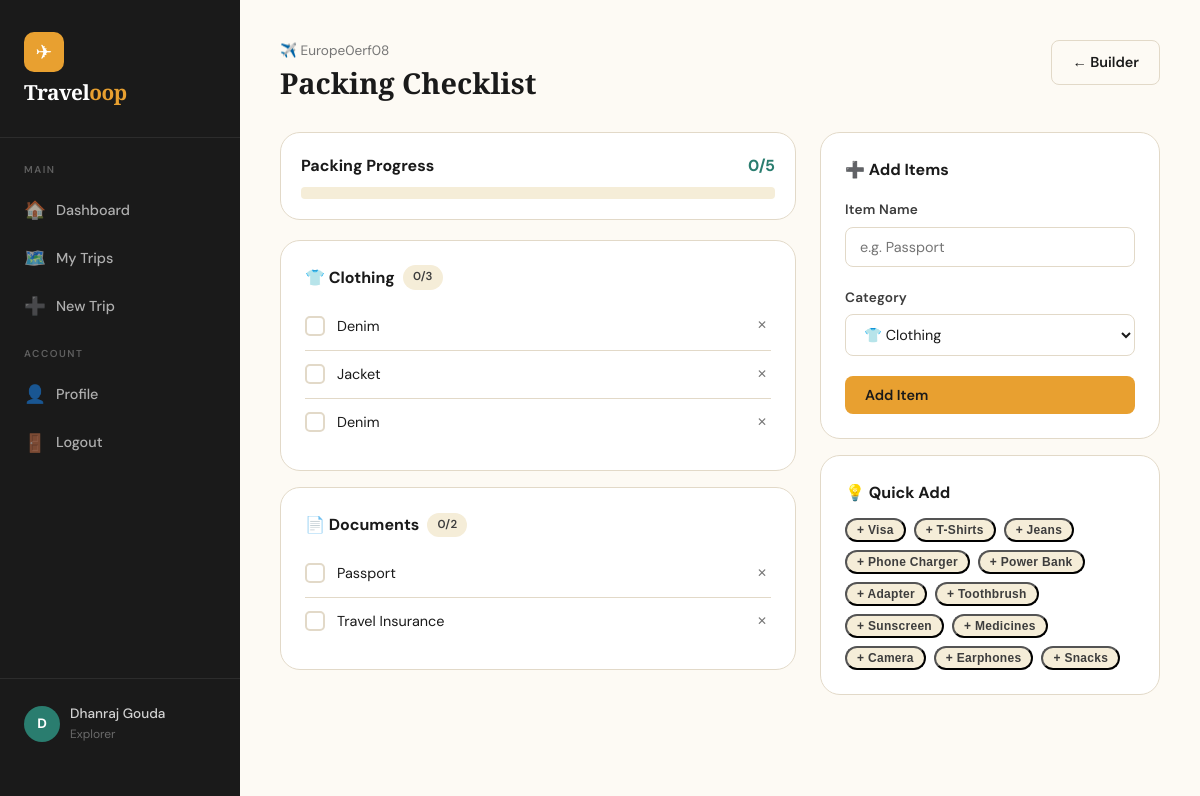
Screenshot of /trips/2/checklist (signed in) with the database file from the repository.
### backend/app.py (models this page shows)
class User(db.Model):
    id = db.Column(db.Integer, primary_key=True)
    name = db.Column(db.String(100), nullable=False)
    email = db.Column(db.String(120), unique=True, nullable=False)
    password = db.Column(db.String(200), nullable=False)
    photo = db.Column(db.String(200), default='')
    language = db.Column(db.String(20), default='English')
    created_at = db.Column(db.DateTime, default=datetime.utcnow)
    trips = db.relationship('Trip', backref='user', lazy=True, cascade='all, delete-orphan')

class Trip(db.Model):
    id = db.Column(db.Integer, primary_key=True)
    user_id = db.Column(db.Integer, db.ForeignKey('user.id'), nullable=False)
    name = db.Column(db.String(200), nullable=False)
    description = db.Column(db.Text, default='')
    start_date = db.Column(db.String(20), nullable=False)
    end_date = db.Column(db.String(20), nullable=False)
    cover_photo = db.Column(db.String(200), default='')
    is_public = db.Column(db.Boolean, default=False)
    budget = db.Column(db.Float, default=0.0)
    created_at = db.Column(db.DateTime, default=datetime.utcnow)
    stops = db.relationship('Stop', backref='trip', lazy=True, cascade='all, delete-orphan')
    notes = db.relationship('Note', backref='trip', lazy=True, cascade='all, delete-orphan')
    checklist = db.relationship('ChecklistItem', backref='trip', lazy=True, cascade='all, delete-orphan')

class ChecklistItem(db.Model):
    id = db.Column(db.Integer, primary_key=True)
    trip_id = db.Column(db.Integer, db.ForeignKey('trip.id'), nullable=False)
    item = db.Column(db.String(200), nullable=False)
    category = db.Column(db.String(50), default='general')
    is_packed = db.Column(db.Boolean, default=False)

### backend/app.py (the view, shortened to what this page needs)
@app.route('/trips/<int:trip_id>/checklist', methods=['GET', 'POST'])
@login_required
def checklist(trip_id):
    trip = Trip.query.get_or_404(trip_id)
    if trip.user_id != session['user_id']:
        return redirect(url_for('dashboard'))
    return render_template('checklist.html', trip=trip, user=User.query.get(session['user_id']))

### backend/app.py (called while the page is built)
def login_required(f):
    from functools import wraps
    @wraps(f)
    def decorated(*args, **kwargs):
        if 'user_id' not in session:
            return redirect(url_for('login'))
        return f(*args, **kwargs)
    return decorated

### templates/checklist.html (shortened to what this page needs)
{% extends "base.html" %}
{% block content %}
<div class="page-header">
  <div class="page-title">
    <div>
      <p style="color:var(--ink-lt);font-size:.85rem;margin-bottom:4px;">✈️ {{ trip.name }}</p>
      <h1 style="font-size:1.8rem;">Packing Checklist</h1>
    </div>
    <div style="display:flex;gap:10px;">
      <a href="{{ url_for('itinerary_builder', trip_id=trip.id) }}" class="btn btn-outline">← Builder</a>
    </div>
  </div>
</div>
<div class="page-body">
  {% set categories = ['clothing','documents','electronics','toiletries','general'] %}
  {% set cat_icons = {'clothing':'👕','documents':'📄','electronics':'💻','toiletries':'🧴','general':'📦'} %}
  <div style="display:grid;grid-template-columns:1fr 340px;gap:24px;align-items:start;">
    <div>
      {% set total_items = trip.checklist|length %}
      {% set packed_items = trip.checklist|selectattr('is_packed')|list|length %}
      <div class="card fade-up" style="margin-bottom:20px;">
        <div class="card-body" style="padding:20px;">
          <div style="display:flex;justify-content:space-between;margin-bottom:8px;">
            <span style="font-weight:700;">Packing Progress</span>
            <span style="color:var(--teal);font-weight:700;">{{ packed_items }}/{{ total_items }}</span>
          </div>
          <div class="budget-bar-track" style="height:12px;">
          </div>
        </div>
      </div>
      {% for cat in categories %}
      {% set cat_items = trip.checklist|selectattr('category','eq',cat)|list %}
      {% if cat_items %}
      <div class="card fade-up" style="margin-bottom:16px;">
        <div class="card-body">
          <div style="font-weight:700;margin-bottom:12px;display:flex;align-items:center;gap:8px;">
            {{ cat_icons.get(cat,'📦') }} {{ cat|capitalize }}
            <span class="badge badge-sand" style="font-size:.72rem;">
              {{ cat_items|selectattr('is_packed')|list|length }}/{{ cat_items|length }}
            </span>
          </div>
          {% for item in cat_items %}
          <div class="check-item {% if item.is_packed %}packed{% endif %}" id="check-{{ item.id }}">
            <div class="check-box {% if item.is_packed %}checked{% endif %}" onclick="toggleItem({{ item.id }})">
            </div>
            <span class="check-label">{{ item.item }}</span>
            <span style="font-size:.75rem;color:var(--ink-lt);cursor:pointer;padding:4px;" onclick="deleteItem({{ item.id }})">✕</span>
          </div>
          {% endfor %}
        </div>
      </div>
      {% endif %}
      {% endfor %}
    </div>
    <div>
      <div class="card fade-up fade-up-1" style="position:sticky;top:24px;">
        <div class="card-body">
          <div style="font-weight:700;margin-bottom:16px;">➕ Add Items</div>
          <form method="POST">
            <div class="form-group">
              <label class="form-label">Item Name</label>
              <input type="text" name="item" class="form-control" placeholder="e.g. Passport" required>
            </div>
            <div class="form-group">
              <label class="form-label">Category</label>
              <select name="category" class="form-control">
                {% for cat in categories %}
                <option value="{{ cat }}">{{ cat_icons.get(cat,'') }} {{ cat|capitalize }}</option>
                {% endfor %}
              </select>
            </div>
            <button type="submit" class="btn btn-primary" style="width:100%;">Add Item</button>
          </form>
        </div>
      </div>
      <div class="card fade-up fade-up-2" style="margin-top:16px;">
        <div class="card-body">
          <div style="font-weight:700;margin-bottom:12px;">💡 Quick Add</div>
          <div style="display:flex;flex-wrap:wrap;gap:8px;" id="suggestions"></div>
        </div>
      </div>
    </div>
  </div>
</div>
{% endblock %}

### templates/base.html (shortened to what this page needs)
<!DOCTYPE html>
<html lang="en">
<head>
  <link rel="stylesheet" href="{{ url_for('static', filename='css/style.css') }}">
</head>
<body>
{% block body %}
<div class="page-wrapper">
  <nav class="sidebar">
    <div class="sidebar-logo">
      <div class="logo-icon">✈</div>
      <h2>Travel<span>oop</span></h2>
    </div>
    <div class="nav-section">
      <div class="nav-label">Main</div>
      <a href="{{ url_for('dashboard') }}" class="nav-link {% if request.endpoint == 'dashboard' %}active{% endif %}">
        <span class="nav-icon">🏠</span> Dashboard
      </a>
      <a href="{{ url_for('my_trips') }}" class="nav-link {% if request.endpoint == 'my_trips' %}active{% endif %}">
        <span class="nav-icon">🗺️</span> My Trips
      </a>
      <a href="{{ url_for('create_trip') }}" class="nav-link {% if request.endpoint == 'create_trip' %}active{% endif %}">
        <span class="nav-icon">➕</span> New Trip
      </a>
    </div>
    <div class="nav-section" style="margin-top: 8px;">
      <div class="nav-label">Account</div>
      <a href="{{ url_for('profile') }}" class="nav-link {% if request.endpoint == 'profile' %}active{% endif %}">
        <span class="nav-icon">👤</span> Profile
      </a>
      <a href="{{ url_for('logout') }}" class="nav-link">
        <span class="nav-icon">🚪</span> Logout
      </a>
    </div>
    <div class="sidebar-footer">
      <div class="user-chip">
        <div class="user-avatar">{{ session.user_name[0]|upper if session.user_name else 'U' }}</div>
        <div>
          <div class="user-name">{{ session.user_name or 'Traveler' }}</div>
          <div class="user-role">Explorer</div>
        </div>
      </div>
    </div>
  </nav>
  <main class="main-content">
    {% block content %}{% endblock %}
  </main>
</div>
{% endblock %}
</body>
</html>

### rows the page displays
User: name "Dhanraj Gouda"
Trip: name "Europe0erf08"
ChecklistItem: is_packed False (drawn), item "Denim"
ChecklistItem: is_packed False (drawn), item "Jacket"
ChecklistItem: is_packed False (drawn), item "Denim"
ChecklistItem: is_packed False (drawn), item "Passport"
ChecklistItem: is_packed False (drawn), item "Travel Insurance"

### other values shown
{{ session.user_name[0]|upper if session.user_name else 'U' }} "D"
{{ packed_items }} "0"
{{ total_items }} "5"
{{ cat_icons.get(cat,'📦') }} "👕" "📄"
{{ cat|capitalize }} "Clothing" "Documents"
{{ cat_items|selectattr('is_packed')|list|length }} "0" "0"
{{ cat_items|length }} "3" "2"
form field category "👕 Clothing"
